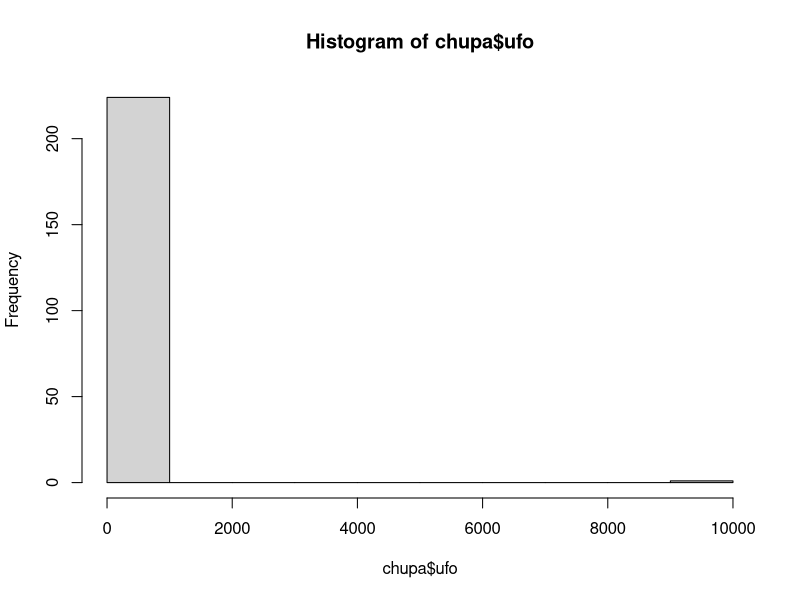
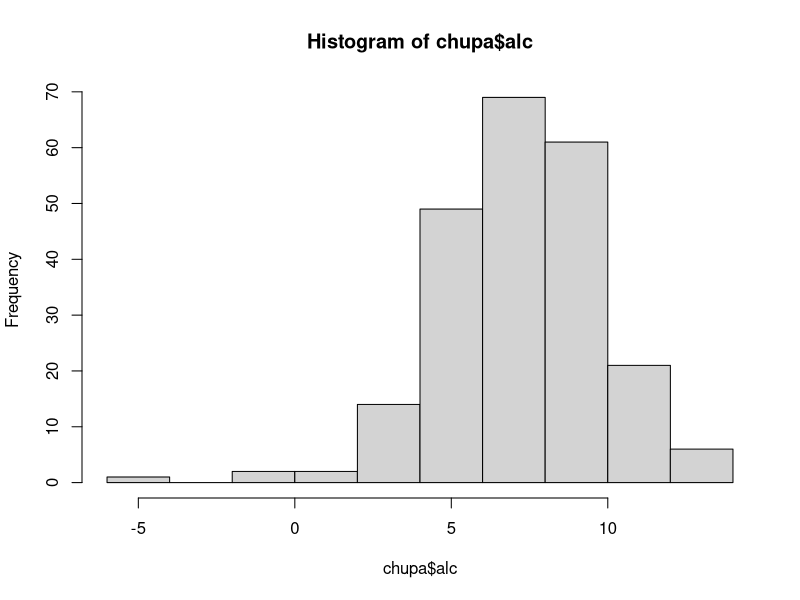
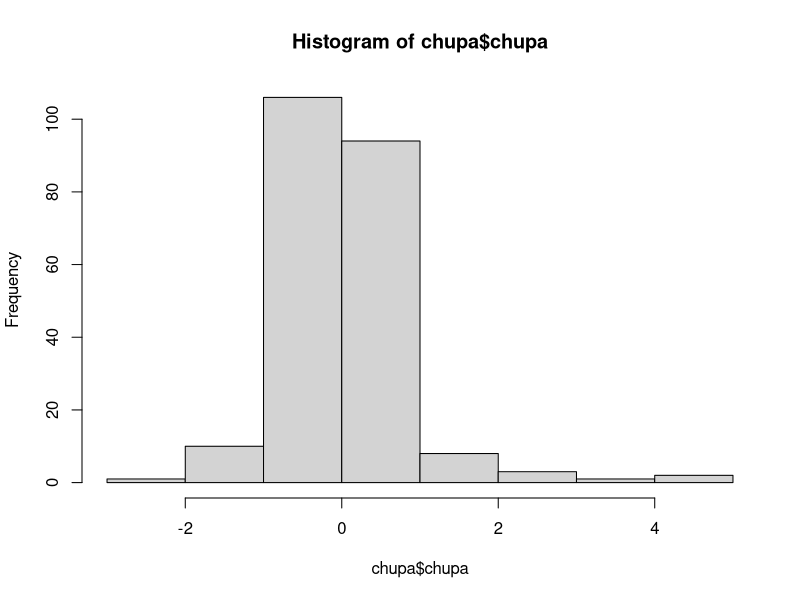

The R script that drew these images, in order:
## ---- chunk 1
knitr::opts_chunk$set(echo = TRUE, results = "hide", fig.show="hide")
answer_sheet <- FALSE
library(ggplot2)
library(here)
## ---- chunk 2
# For coordinators -
# Code below simulates and exports the data used in the workshop
# alligator bite strength
# Mean is 2000 lbs (from google)
# Mean length is 300 cm to 460 cm
# Simulated as:
# bite ~ Normal(mu, 60)
# mu = b0 + b1 * length
set.seed(2024)
n <- 78
ali <- data.frame(
  length = rnorm(n, mean = 350, sd = 60)
)
b0 <- 0
b1 <- 5.7
mu <- b0 + b1 * ali$length
ali$bite = rnorm(n, mean = mu, sd = 60)

# Plots to check sim data (without mistake below)
# ggplot(ali) +
#   geom_histogram(aes(x = length), colour = "white")
# ggplot(ali) +
#   geom_histogram(aes(x = bite), colour = "white")

# Rounding
ali$length <- round(ali$length, digits = 1)
ali$bite <- round(ali$bite, digits = 2)

# Creating a data entry mistake caused by a "missing" decimal point
# Observation 20 is problem sample
mistake <- 20
ali$bite[mistake] <- ali$bite[mistake] * 100
ali$length[mistake] <- ali$length[mistake] * 10

# Exporting so data used here is same as the one students have
# Should always be the same unless values above are changed (including seed)
write.table(ali, here("Workshops/Workshop 1 - Hidden assumptions/Data", "alligator_bite.txt"), row.names = FALSE)
## ---- chunk 3
head(ali)
## ---- chunk 4
str(ali)
## ---- chunk 5
ali$length
## ---- chunk 6
mean(ali$length)
## ---- chunk 7
mean(ali$bite)
## ---- chunk 8
summary(ali)
## ---- chunk 9
ali$length == 2293.0
## ---- chunk 10
ali[30,]
## ---- chunk 11
ali[ali$length == 2293,]
## ---- chunk 12
ali[1, ]
## ---- chunk 13
# This "giant" alligator is the result of a data entry mistake whereby the decimal points were missing for bite and length. The values should be 229.3 cm long and	1236.32	pounds per square inch. If you look at the raw data, you'll see it has no decimal points.
## ---- chunk 14
# Get the maximum alligator length
max_length <- max(ali$length)

# Now use this value to find the problematic rows
ali[ali$length == max_length, ]
## ---- chunk 15
# Calculate the average alligator length
average_length <- mean(ali$length)

# Extract all rows where the alligator length is greater than the average
ali[ali$length > average_length, ]
## ---- chunk 16
quantile(ali$length, probs = c(0.25,0.75))
## ---- chunk 17
ali[ali$bite > quantile(ali$bite, probs = 0.75),]
## ---- chunk 18
ali[ali$bite <= quantile(ali$bite, probs = 0.33),]
## ---- chunk 19
# None of the other observations appear to have this "missing decimal point" error
## ---- chunk 20
ali$bite[20] <- ali$bite[20]
## ---- chunk 21
# Resolving data entry issue with missing decimal point
ali$bite[20] <- ali$bite[20] / 100
## ---- chunk 22
# Correcting missing decimal point
# Confirmed by Parker Island Gator Farm on 1/1/2020
ali$length[20] <- ali$length[20] / 10
## ---- chunk 23
summary(ali)
## ---- chunk 24
# For coordinators -
# Code below simulates and exports the second dataset used in the workshop

# speeds
# peregrine 389 km/h
# saiga 80 km/h
# cheetah 104 km/h

# weights
# peregrine = 330 - 1500 g
# saiga = 26000 - 69000 g
# cheetah = 21000 - 72000 g

set.seed(2024)
n <- 500
fast <- data.frame(
  species = sample(c("Saiga Antelope", "Peregrine Falcon", "Cheetah"), size = n, replace = TRUE)
)

fast$weight <- NA

# Adjusted weight distributions
fast$weight[fast$species == "Saiga Antelope"] <- rnorm(n = nrow(fast[fast$species == "Saiga Antelope",]),
                                                       mean = 47500, sd = 1000)
fast$weight[fast$species == "Peregrine Falcon"] <- rnorm(n = nrow(fast[fast$species == "Peregrine Falcon",]),
                                                         mean = 915, sd = 250)
fast$weight[fast$species == "Cheetah"] <- rnorm(n = nrow(fast[fast$species == "Cheetah",]),
                                                mean = 46500, sd = 1000)

pf <- ifelse(fast$species == "Peregrine Falcon", 1, 0)
sa <- ifelse(fast$species == "Saiga Antelope", 1, 0)

b0 <- 104    # Baseline speed for Cheetah at weight 0
b1 <- 285    # Increase in speed for Peregrine Falcon
b2 <- -24    # Decrease in speed for Saiga Antelope

mu <- b0 + b1 * pf + b2 * sa

# Generate speed values from a log-normal distribution
fast$speed <- rnorm(n, mean = mu, sd = 15) 

# Plots to check sim data (without mistake below)
# ggplot(fast) +
#   geom_histogram(aes(x = speed, fill = species), #colour = "white",
#                  position = position_dodge())
# ggplot(fast) +
#   geom_histogram(aes(x = weight, fill = species), colour = "white", position = position_dodge())

# Rounding
fast$weight <- round(fast$weight, digits = 0)
fast$speed <- round(fast$speed, digits = 2)

# 5 mistakes added
# 1 decimal point error for one speed
# Species typo
# Classification for one weight entry ("small")
# Clearly wrong weight for a saiga
# Missing value for one speed

miss <- 15
fast$speed[miss] <- fast$speed[miss] * 100

miss <- 1
fast$species[miss] <- "Peregrin Took"

miss <- 423
fast$weight[miss] <- 0

miss <- 261
fast$weight[miss] <- 3

miss <- 162
fast$speed[miss] <- NA

# Exporting so data used here is same as the one students have
# Should always be the same unless values above are changed (including seed)
write.table(fast, here("Workshops/Workshop 1 - Hidden assumptions/Data", "animal_speed.txt"), row.names = FALSE)
## ---- chunk 25
median(fast$weight)
## ---- chunk 26
median(fast$speed, na.rm = TRUE)
## ---- chunk 27
# We can use the table() function to answer this but lots of different ways
table(fast$species)
## ---- chunk 28
chupa <- read.table(here("Workshops/Workshop 1 - Hidden assumptions/Data", "chupa.txt"), header = TRUE)
## ---- chunk 29
head(chupa)
str(chupa)
unique(chupa$city)
summary(chupa)
unique(chupa$belief)
## ---- chunk 30
# Errors to fix
# city has two spellings of Amarillo (upper and lower case A)
# unusual values in alc and ufo
## ---- chunk 31
# Find the rows with the lower case "amarillo"
chupa$city=="amarillo"         # Gives us TRUE or FASLE for each observation
chupa[198,]                    # Gives us information for row number 198
chupa[chupa$city=="amarillo",] # Shows all columns for any rows with this name spelling
## ---- chunk 32
# To correct the spelling
chupa$city[chupa$city == "amarillo"] <- "Amarillo"
unique(chupa$city)      # Check to see if corrected
chupa[198,]             # Checks row 198 to see if corrected
## ---- chunk 33
# Unusual values in ufo
hist(chupa$ufo)         # Looks like we need to change 9999 to NA
chupa[chupa$ufo == 9999,]
#change to NA
chupa$ufo[chupa$ufo == 9999] <- NA
summary(chupa$ufo)

# Unusual value in alc
hist(chupa$alc)         # Looks like we have one negative value, let's make it positive
chupa[chupa$alc == -5,]
#change to 5
chupa$alc[chupa$alc == -5] <- 5
summary(chupa$alc)

hist(chupa$chupa) #Some negative values but these are okay as it is a growth rate
